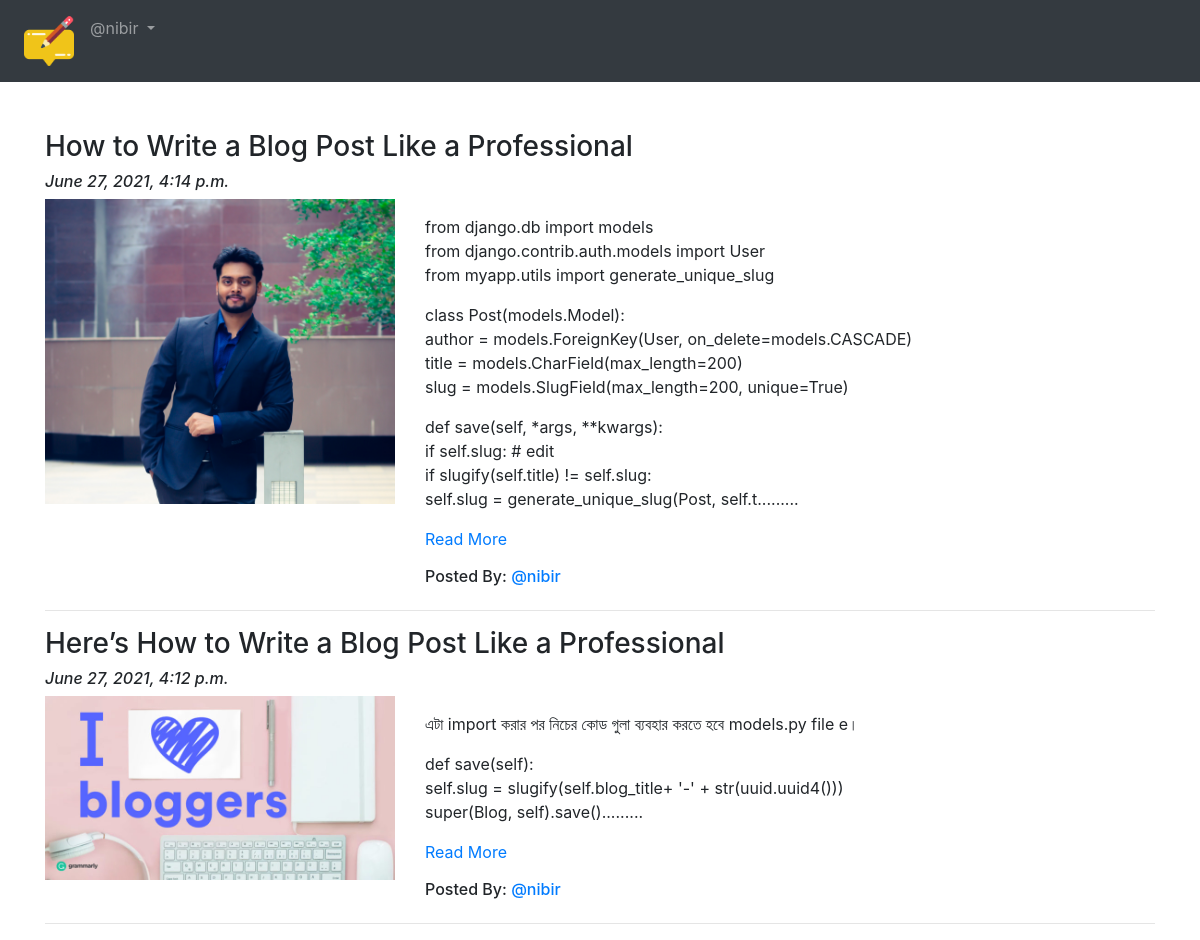
Page /blog/ (signed in) on the committed database.
### App_Blog/models.py (models this page shows, shortened)
class Blog(models.Model):
    author = models.ForeignKey(User, on_delete=models.CASCADE, related_name='post_auther')
    blog_title = models.CharField(max_length=264, verbose_name="Put a Title")
    slug = models.SlugField(max_length=264, unique=True)
    blog_content = models.TextField(verbose_name="what is your mind?")
    blog_image = models.ImageField(upload_to='blog_images', verbose_name="Image")
    publish_date = models.DateTimeField(auto_now_add=True)
    update_date = models.DateTimeField(auto_now=True)
    class Meta:
        ordering = ('-publish_date',)

### App_Blog/views.py (the view)
# urls.py: path('', views.BlogList.as_view(), name='blog_list'),
class BlogList(ListView):
    context_object_name = 'blogs'
    model = Blog
    template_name = 'App_Blog/blog_list.html'

### App_Blog/templatetags/custom_filters.py (called while the page is built)
def range_filter(value):
    return value[0:500] + "........."

### templates/App_Blog/blog_list.html (shortened to what this page needs)
{% extends 'base.html' %}
{% load custom_filters %}
{% block body_block %}
{% for blog in blogs %}
<h3>{{blog.blog_title}}</h3>
<h6><i>{{blog.publish_date}}</i></h6>
<div class="row">
  <div class="col-sm-4">
    <img src="/media/{{blog.blog_image}}" alt="{{blog.blog_title}}" title="blog.blog_title" width="100%">
  </div>
  <div class="col-sm-8">
    <p>{{blog.blog_content|range_filter|linebreaks}} <a href="{% url 'App_Blog:blog_details' slug=blog.slug %}">Read More </a> </p>
    <h6>Posted By: <a href="#">@{{blog.author}}</a></h6>
  </div>
</div>
<hr>
{% endfor%}
{% endblock %}

### templates/base.html (shortened to what this page needs)
<!DOCTYPE html>
<html lang="en" dir="ltr">
  <head>
    <link rel="stylesheet" href="https://maxcdn.bootstrapcdn.com/bootstrap/4.4.1/css/bootstrap.min.css">
  </head>
  <body>
  <nav class="navbar navbar-expand-sm bg-dark navbar-dark">
    <ul class="navbar-nav">
        <li class="nav-item active">
          <a class="nav-link" href="{% url 'index' %}"><img src="/media/logo.png" width="50px" alt=""></a>
        </li>
        {% if user.is_authenticated %}
        <div class="nav-item dropdown">
          <a class="nav-link dropdown-toggle" href="#" id="navbardrop" data-toggle="dropdown">
          @{{user.username}}
        </a>
        </div>
        {% endif %}
      </ul>
  </nav>
  <div class="container pt-5">
    {% block body_block %}
    {% endblock %}
  </div>
  </body>
</html>

### rows in the picture
Blog: blog_title "How to Write a Blog Post Like a Professional", publish_date "June 27, 2021, 4:14 p.m.", blog_image (picture), blog_content|range_filter "from django.db import models from django.contrib.auth.models import User from myapp.utils import generate_unique_slug class Post(models.Model): author = models.ForeignKey(User, on_delete=models.CASCADE) title = models.CharField(max_length=200) slug = models.SlugField(max_length=200, unique=True) def save(self, *args, **kwargs): if self.slug: # edit if slugify(self.title) != self.slug: self.slug = generate_unique_slug(Post, self.t.........", author "nibir"
Blog: blog_title "Here’s How to Write a Blog Post Like a Professional", publish_date "June 27, 2021, 4:12 p.m.", blog_image (picture), blog_content|range_filter "এটা import করার পর নিচের কোড গুলা ব্যবহার করতে হবে models.py file e। def save(self): self.slug = slugify(self.blog_title+ '-' + str(uuid.uuid4())) super(Blog, self).save().........", author "nibir"

### other values in the picture
{{ user.username }} "nibir"
